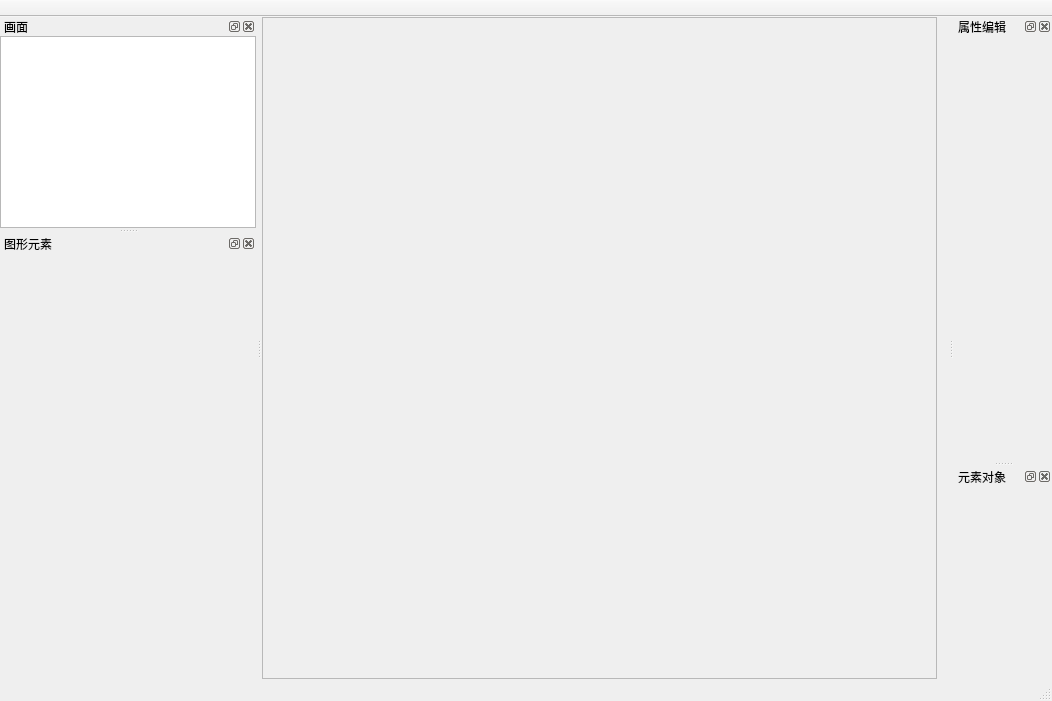
<?xml version="1.0" encoding="UTF-8"?>
<ui version="4.0">
 <class>DrawMainWindow</class>
 <widget class="QMainWindow" name="DrawMainWindow">
  <property name="geometry">
   <rect>
    <x>0</x>
    <y>0</y>
    <width>1052</width>
    <height>701</height>
   </rect>
  </property>
  <property name="windowTitle">
   <string>DrawMainWindow</string>
  </property>
  <property name="autoFillBackground">
   <bool>false</bool>
  </property>
  <property name="styleSheet">
   <string notr="true">QTabBar::tab {
	     background: qlineargradient(x1: 0, y1: 0, x2: 0, y2: 1,
                                 stop: 0 #E1E1E1, stop: 0.4 #DDDDDD,
                                 stop: 0.5 #D8D8D8, stop: 1.0 #D3D3D3);
	border-style: solid;
	border-width: 1px;	
 	border-color: rgb(162,162,162);
	border-top-left-radius: 3px;
	border-top-right-radius: 3px;
	min-width: 25ex;
	min-height: 7ex;
}

 QTabBar::tab:selected, QTabBar::tab:hover {
     background: qlineargradient(x1: 0, y1: 0, x2: 0, y2: 1,
                                 stop: 0 #fafafa, stop: 0.4 #f4f4f4,
                                 stop: 0.5 #e7e7e7, stop: 1.0 #fafafa);
 }

 QTabBar::tab:selected {
     border-color: #9B9B9B;
     border-bottom-color: #C2C7CB; 
 }

 QTabBar::tab:!selected {
     margin-top: 2px; 
 }
</string>
  </property>
  <widget class="QWidget" name="centralWidget">
   <layout class="QGridLayout" name="gridLayout">
    <property name="leftMargin">
     <number>0</number>
    </property>
    <property name="topMargin">
     <number>0</number>
    </property>
    <property name="bottomMargin">
     <number>0</number>
    </property>
    <item row="0" column="0">
     <widget class="QScrollArea" name="scrollArea">
      <property name="widgetResizable">
       <bool>true</bool>
      </property>
      <widget class="QWidget" name="scrollAreaWidgetContents">
       <property name="geometry">
        <rect>
         <x>0</x>
         <y>0</y>
         <width>685</width>
         <height>642</height>
        </rect>
       </property>
      </widget>
     </widget>
    </item>
   </layout>
  </widget>
  <widget class="QMenuBar" name="menuBar">
   <property name="geometry">
    <rect>
     <x>0</x>
     <y>0</y>
     <width>1052</width>
     <height>23</height>
    </rect>
   </property>
  </widget>
  <widget class="QToolBar" name="toolBar">
   <property name="windowTitle">
    <string>toolBar</string>
   </property>
   <property name="movable">
    <bool>false</bool>
   </property>
   <property name="floatable">
    <bool>false</bool>
   </property>
   <attribute name="toolBarArea">
    <enum>TopToolBarArea</enum>
   </attribute>
   <attribute name="toolBarBreak">
    <bool>false</bool>
   </attribute>
  </widget>
  <widget class="QStatusBar" name="statusBar"/>
  <widget class="QDockWidget" name="dockGraphPages">
   <property name="sizePolicy">
    <sizepolicy hsizetype="Preferred" vsizetype="Fixed">
     <horstretch>0</horstretch>
     <verstretch>0</verstretch>
    </sizepolicy>
   </property>
   <property name="minimumSize">
    <size>
     <width>160</width>
     <height>119</height>
    </size>
   </property>
   <property name="windowTitle">
    <string>画面</string>
   </property>
   <attribute name="dockWidgetArea">
    <number>1</number>
   </attribute>
   <widget class="QWidget" name="dockElemetsLayout">
    <layout class="QVBoxLayout" name="verticalLayout_3">
     <property name="leftMargin">
      <number>0</number>
     </property>
     <property name="topMargin">
      <number>0</number>
     </property>
     <property name="rightMargin">
      <number>0</number>
     </property>
     <property name="bottomMargin">
      <number>0</number>
     </property>
     <item>
      <widget class="QListWidget" name="listWidgetGraphPages"/>
     </item>
    </layout>
   </widget>
  </widget>
  <widget class="QDockWidget" name="dockProperty">
   <property name="sizePolicy">
    <sizepolicy hsizetype="Expanding" vsizetype="Expanding">
     <horstretch>0</horstretch>
     <verstretch>0</verstretch>
    </sizepolicy>
   </property>
   <property name="minimumSize">
    <size>
     <width>98</width>
     <height>44</height>
    </size>
   </property>
   <property name="windowTitle">
    <string>属性编辑</string>
   </property>
   <attribute name="dockWidgetArea">
    <number>2</number>
   </attribute>
   <widget class="QWidget" name="dockPropertyLayout">
    <layout class="QVBoxLayout" name="verticalLayout_5">
     <property name="spacing">
      <number>1</number>
     </property>
     <property name="leftMargin">
      <number>1</number>
     </property>
     <property name="topMargin">
      <number>1</number>
     </property>
     <property name="rightMargin">
      <number>1</number>
     </property>
     <property name="bottomMargin">
      <number>1</number>
     </property>
     <item>
      <layout class="QVBoxLayout" name="PropertyLayout"/>
     </item>
    </layout>
   </widget>
  </widget>
  <widget class="QDockWidget" name="dockObjectTree">
   <property name="windowTitle">
    <string>元素对象</string>
   </property>
   <attribute name="dockWidgetArea">
    <number>2</number>
   </attribute>
   <widget class="QWidget" name="dockObjectTreeLayout">
    <layout class="QVBoxLayout" name="verticalLayout" stretch="0">
     <property name="spacing">
      <number>1</number>
     </property>
     <property name="leftMargin">
      <number>1</number>
     </property>
     <property name="topMargin">
      <number>1</number>
     </property>
     <property name="rightMargin">
      <number>1</number>
     </property>
     <property name="bottomMargin">
      <number>1</number>
     </property>
     <item>
      <layout class="QVBoxLayout" name="ObjectTreeLayout"/>
     </item>
    </layout>
   </widget>
  </widget>
  <widget class="QDockWidget" name="dockElemets">
   <property name="sizePolicy">
    <sizepolicy hsizetype="Preferred" vsizetype="Expanding">
     <horstretch>0</horstretch>
     <verstretch>0</verstretch>
    </sizepolicy>
   </property>
   <property name="minimumSize">
    <size>
     <width>160</width>
     <height>48</height>
    </size>
   </property>
   <property name="windowTitle">
    <string>图形元素</string>
   </property>
   <attribute name="dockWidgetArea">
    <number>1</number>
   </attribute>
   <widget class="QWidget" name="dockWidgetContents_8">
    <layout class="QVBoxLayout" name="verticalLayout_2">
     <property name="leftMargin">
      <number>0</number>
     </property>
     <property name="topMargin">
      <number>0</number>
     </property>
     <property name="rightMargin">
      <number>0</number>
     </property>
     <property name="bottomMargin">
      <number>0</number>
     </property>
     <item>
      <layout class="QVBoxLayout" name="ElemetsLayout"/>
     </item>
    </layout>
   </widget>
  </widget>
  <action name="actionNew">
   <property name="icon">
    <iconset resource="DrawAppImages.qrc">
     <normaloff>:/DrawAppImages/filenew.png</normaloff>:/DrawAppImages/filenew.png</iconset>
   </property>
   <property name="text">
    <string>Новый проект или экран</string>
   </property>
  </action>
  <action name="actionOpen">
   <property name="icon">
    <iconset resource="DrawAppImages.qrc">
     <normaloff>:/DrawAppImages/fileopen.png</normaloff>:/DrawAppImages/fileopen.png</iconset>
   </property>
   <property name="text">
    <string>Открыть проект или экран</string>
   </property>
  </action>
  <action name="actionLatestProjects">
   <property name="text">
    <string>Недавние проекты</string>
   </property>
  </action>
  <action name="actionLatestScreens">
   <property name="text">
    <string>Недавние экраны</string>
   </property>
  </action>
  <action name="actionSave">
   <property name="icon">
    <iconset resource="DrawAppImages.qrc">
     <normaloff>:/DrawAppImages/filesave.png</normaloff>:/DrawAppImages/filesave.png</iconset>
   </property>
   <property name="text">
    <string>Сохранить проект</string>
   </property>
  </action>
  <action name="actionSaveAs">
   <property name="text">
    <string>Сохранить экран как</string>
   </property>
  </action>
  <action name="actionAppExit">
   <property name="text">
    <string>Выход</string>
   </property>
  </action>
  <action name="actionScreenSettings">
   <property name="text">
    <string>Настройки экрана</string>
   </property>
  </action>
  <action name="actionShowGrid">
   <property name="checkable">
    <bool>true</bool>
   </property>
   <property name="icon">
    <iconset resource="DrawAppImages.qrc">
     <normaloff>:/DrawAppImages/showgrid.png</normaloff>:/DrawAppImages/showgrid.png</iconset>
   </property>
   <property name="text">
    <string>Сетка</string>
   </property>
  </action>
  <action name="actionLin">
   <property name="checkable">
    <bool>true</bool>
   </property>
   <property name="text">
    <string>Линейка</string>
   </property>
  </action>
  <action name="actionUnderView">
   <property name="text">
    <string>Предварительный просмотр</string>
   </property>
   <property name="shortcutContext">
    <enum>Qt::WindowShortcut</enum>
   </property>
  </action>
 </widget>
 <layoutdefault spacing="6" margin="11"/>
 <resources>
  <include location="DrawAppImages.qrc"/>
 </resources>
 <connections/>
</ui>
